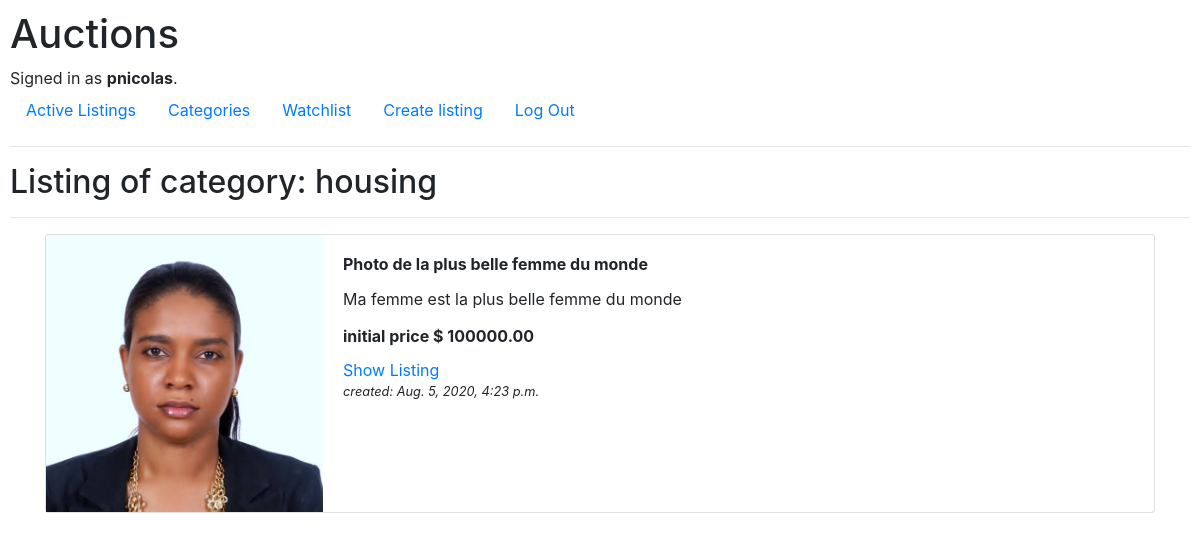
The app's page /category/2 (signed in), older data.
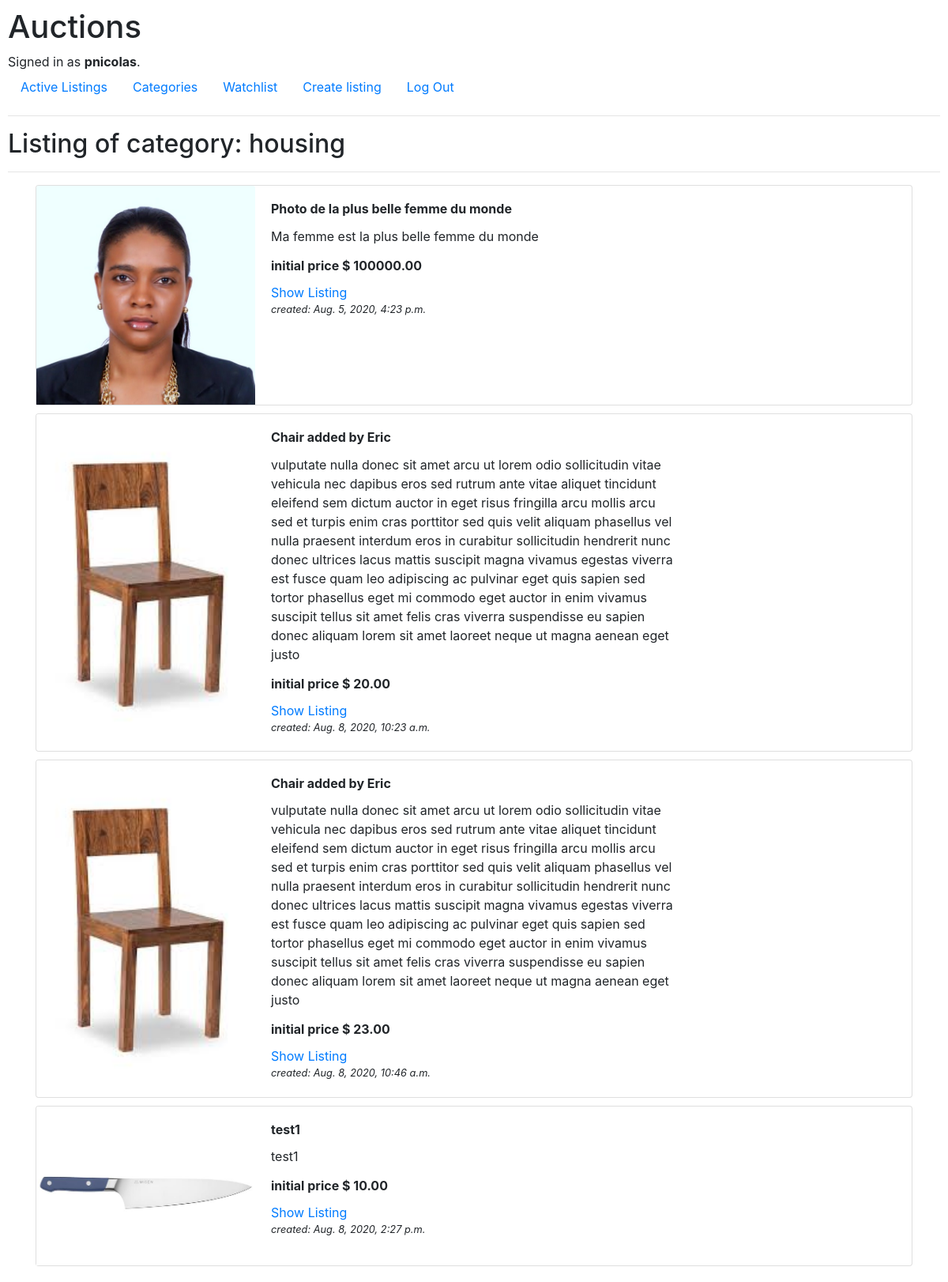
The same page, newer data.
### auctions/models.py (models this page shows, shortened)
class Listing(models.Model):
    title = models.CharField(max_length=64)
    listing_desc = models.TextField()
    listing_img = models.ImageField(upload_to='listing_images', default=None, blank=True, null=True)
    cat_id = models.ForeignKey(Category, default = 1, on_delete=models.CASCADE)
    starting_price = models.DecimalField(decimal_places=2, max_digits=10, default = 0)
    created_at = models.DateTimeField(auto_now_add=True)
    updated_at = models.DateTimeField(auto_now=True)
    listing_open = models.BooleanField(default=True)
    listing_owner = models.ForeignKey(User, null=True , on_delete=models.CASCADE, related_name='owner')
    listing_winner = models.ForeignKey(User, on_delete=models.CASCADE, blank=True, null=True, related_name='winner')
    listing_final_price = models.DecimalField(decimal_places=2, max_digits=10, default = 0)

### auctions/views.py (the view)
# urls.py: path("category/<int:cat_id>", views.category, name="category"),
@login_required
def category(request, cat_id):
    listings = Listing.objects.all().filter(
        Q(cat_id=cat_id),
        (Q(listing_open=True) | Q(listing_winner=request.user))
    )
    category = Category.objects.get(id=cat_id)
    return render(request, "auctions/categorylist.html", {
        'listings' : listings,
        'category' : category,
        })

### auctions/templates/auctions/categorylist.html (shortened to what this page needs)
{% extends "auctions/layout.html" %}
{% block body %}
    <h2>Listing of category:  {{category.cat_name}}</h2>
    <hr/>
    {% for listing in listings %}
    <div class="container bcontent">
        <div class="card" style="margin-bottom: 10px; width: 100%">
            <div class="row no-gutters">
                <div class="col-sm-9 col-md-3">
                    <img class="card-img-top" src="{{ listing.listing_img.url }}" alt="{{ listing.title }}">
                </div>
                <div class="col-sm-3 col-md-6 d-flex flex-column">
                    <div class="card-body ">
                        <h6 class="card-title font-weight-bold">
                            {{ listing.title }}
                        </h6>
                        <p class="card-text">{{ listing.listing_desc }}</p>
                        <h6 class="card-title font-weight-bold"><a>initial price $ {{ listing.starting_price}}</a></h6>
                        <a href='{% url "listing" listing.id %}' class="card-link">Show Listing</a>
                        <p class="card-text small align-self-end" style="flex-direction: column;"><i>created: {{ listing.created_at }}</i></p>
                    </div>
                </div>
            </div>
        </div>
    </div>
    {% endfor %}
{% endblock %}

Row changes from the older to the newer data that the page shows:
added Listing: listing_img (picture), title "Chair added by Eric", listing_desc "vulputate nulla donec sit amet arcu ut lorem odio sollicitudin vitae vehicula nec dapibus eros sed rutrum ante vitae aliquet tincidunt eleifend sem dictum auctor in eget risus fringilla arcu mollis arcu sed et turpis enim cras porttitor sed quis velit aliquam phasellus vel nulla praesent interdum eros in curabitur sollicitudin hendrerit nunc donec ultrices lacus mattis suscipit magna vivamus egestas viverra est fusce quam leo adipiscing ac pulvinar eget quis sapien sed tortor phasellus eget mi commodo eget auctor in enim vivamus suscipit tellus sit amet felis cras viverra suspendisse eu sapien donec aliquam lorem sit amet laoreet neque ut magna aenean eget justo", starting_price "20.00", created_at "Aug. 8, 2020, 10:23 a.m."
added Listing: listing_img (picture), title "Chair added by Eric", listing_desc "vulputate nulla donec sit amet arcu ut lorem odio sollicitudin vitae vehicula nec dapibus eros sed rutrum ante vitae aliquet tincidunt eleifend sem dictum auctor in eget risus fringilla arcu mollis arcu sed et turpis enim cras porttitor sed quis velit aliquam phasellus vel nulla praesent interdum eros in curabitur sollicitudin hendrerit nunc donec ultrices lacus mattis suscipit magna vivamus egestas viverra est fusce quam leo adipiscing ac pulvinar eget quis sapien sed tortor phasellus eget mi commodo eget auctor in enim vivamus suscipit tellus sit amet felis cras viverra suspendisse eu sapien donec aliquam lorem sit amet laoreet neque ut magna aenean eget justo", starting_price "23.00", created_at "Aug. 8, 2020, 10:46 a.m."
added Listing: listing_img (picture), title "test1", listing_desc "test1", starting_price "10.00", created_at "Aug. 8, 2020, 2:27 p.m."
